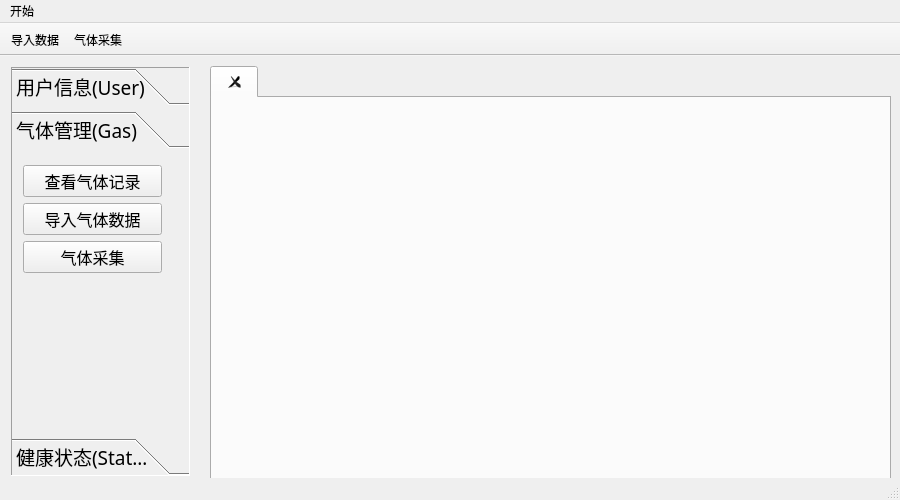
<?xml version="1.0" encoding="UTF-8"?>
<ui version="4.0">
 <class>Index</class>
 <widget class="QMainWindow" name="Index">
  <property name="geometry">
   <rect>
    <x>0</x>
    <y>0</y>
    <width>900</width>
    <height>500</height>
   </rect>
  </property>
  <property name="minimumSize">
   <size>
    <width>900</width>
    <height>500</height>
   </size>
  </property>
  <property name="maximumSize">
   <size>
    <width>900</width>
    <height>500</height>
   </size>
  </property>
  <property name="windowTitle">
   <string>主页面</string>
  </property>
  <property name="windowIcon">
   <iconset resource="res_Index.qrc">
    <normaloff>:/icons/icons/food/123.png</normaloff>:/icons/icons/food/123.png</iconset>
  </property>
  <widget class="QWidget" name="centralWidget">
   <widget class="QTabWidget" name="tabWidget">
    <property name="geometry">
     <rect>
      <x>210</x>
      <y>10</y>
      <width>681</width>
      <height>421</height>
     </rect>
    </property>
    <property name="autoFillBackground">
     <bool>false</bool>
    </property>
    <property name="documentMode">
     <bool>false</bool>
    </property>
    <property name="tabsClosable">
     <bool>true</bool>
    </property>
    <property name="tabBarAutoHide">
     <bool>false</bool>
    </property>
    <widget class="QWidget" name="tabWidgetPage1">
     <attribute name="title">
      <string/>
     </attribute>
    </widget>
   </widget>
   <widget class="QWidget" name="widget" native="true">
    <property name="geometry">
     <rect>
      <x>0</x>
      <y>0</y>
      <width>201</width>
      <height>431</height>
     </rect>
    </property>
    <layout class="QHBoxLayout" name="horizontalLayout">
     <item>
      <widget class="QToolBox" name="toolBox">
       <property name="font">
        <font>
         <family>宋体</family>
         <pointsize>14</pointsize>
        </font>
       </property>
       <property name="layoutDirection">
        <enum>Qt::LeftToRight</enum>
       </property>
       <property name="autoFillBackground">
        <bool>false</bool>
       </property>
       <property name="frameShape">
        <enum>QFrame::Panel</enum>
       </property>
       <property name="frameShadow">
        <enum>QFrame::Sunken</enum>
       </property>
       <property name="currentIndex">
        <number>1</number>
       </property>
       <widget class="QWidget" name="userPage">
        <property name="geometry">
         <rect>
          <x>0</x>
          <y>0</y>
          <width>181</width>
          <height>312</height>
         </rect>
        </property>
        <attribute name="label">
         <string>用户信息(User)</string>
        </attribute>
        <widget class="QWidget" name="formLayoutWidget">
         <property name="geometry">
          <rect>
           <x>0</x>
           <y>0</y>
           <width>161</width>
           <height>281</height>
          </rect>
         </property>
         <layout class="QFormLayout" name="formLayout">
          <item row="0" column="0" colspan="2">
           <widget class="QPushButton" name="basicInfoButton">
            <property name="font">
             <font>
              <family>宋体</family>
              <pointsize>12</pointsize>
             </font>
            </property>
            <property name="text">
             <string>基本信息</string>
            </property>
            <property name="icon">
             <iconset resource="res_Index.qrc">
              <normaloff>:/icons/icons/food/101.png</normaloff>:/icons/icons/food/101.png</iconset>
            </property>
           </widget>
          </item>
          <item row="1" column="0" colspan="2">
           <widget class="QPushButton" name="dataChButton">
            <property name="font">
             <font>
              <pointsize>12</pointsize>
             </font>
            </property>
            <property name="text">
             <string>资料修改</string>
            </property>
            <property name="icon">
             <iconset resource="res_Index.qrc">
              <normaloff>:/icons/icons/food/102.png</normaloff>:/icons/icons/food/102.png</iconset>
            </property>
           </widget>
          </item>
          <item row="2" column="0" colspan="2">
           <widget class="QPushButton" name="passwordButton">
            <property name="font">
             <font>
              <pointsize>12</pointsize>
             </font>
            </property>
            <property name="text">
             <string>修改密码</string>
            </property>
            <property name="icon">
             <iconset resource="res_Index.qrc">
              <normaloff>:/icons/icons/food/103.png</normaloff>:/icons/icons/food/103.png</iconset>
            </property>
           </widget>
          </item>
         </layout>
        </widget>
       </widget>
       <widget class="QWidget" name="gasPage">
        <property name="geometry">
         <rect>
          <x>0</x>
          <y>0</y>
          <width>181</width>
          <height>312</height>
         </rect>
        </property>
        <attribute name="label">
         <string>气体管理(Gas)</string>
        </attribute>
        <widget class="QWidget" name="formLayoutWidget_2">
         <property name="geometry">
          <rect>
           <x>0</x>
           <y>0</y>
           <width>161</width>
           <height>341</height>
          </rect>
         </property>
         <layout class="QFormLayout" name="formLayout_2">
          <item row="0" column="0" colspan="2">
           <widget class="QPushButton" name="gasListButton">
            <property name="font">
             <font>
              <pointsize>12</pointsize>
             </font>
            </property>
            <property name="text">
             <string>查看气体记录</string>
            </property>
            <property name="icon">
             <iconset resource="res_Index.qrc">
              <normaloff>:/icons/icons/food/104.png</normaloff>:/icons/icons/food/104.png</iconset>
            </property>
           </widget>
          </item>
          <item row="1" column="0" colspan="2">
           <widget class="QPushButton" name="loadGasButton">
            <property name="font">
             <font>
              <pointsize>12</pointsize>
             </font>
            </property>
            <property name="text">
             <string>导入气体数据</string>
            </property>
            <property name="icon">
             <iconset resource="res_Index.qrc">
              <normaloff>:/icons/icons/food/105.png</normaloff>:/icons/icons/food/105.png</iconset>
            </property>
           </widget>
          </item>
          <item row="2" column="0" colspan="2">
           <widget class="QPushButton" name="gasCollectButton">
            <property name="font">
             <font>
              <pointsize>12</pointsize>
             </font>
            </property>
            <property name="text">
             <string>气体采集</string>
            </property>
            <property name="icon">
             <iconset resource="res_Index.qrc">
              <normaloff>:/icons/icons/food/106.png</normaloff>:/icons/icons/food/106.png</iconset>
            </property>
           </widget>
          </item>
         </layout>
        </widget>
       </widget>
       <widget class="QWidget" name="page">
        <property name="geometry">
         <rect>
          <x>0</x>
          <y>0</y>
          <width>181</width>
          <height>312</height>
         </rect>
        </property>
        <attribute name="label">
         <string>健康状态(Status)</string>
        </attribute>
        <widget class="QWidget" name="formLayoutWidget_3">
         <property name="geometry">
          <rect>
           <x>0</x>
           <y>0</y>
           <width>161</width>
           <height>311</height>
          </rect>
         </property>
         <layout class="QFormLayout" name="formLayout_3">
          <item row="0" column="0" colspan="2">
           <widget class="QPushButton" name="statusListButton">
            <property name="font">
             <font>
              <pointsize>12</pointsize>
             </font>
            </property>
            <property name="text">
             <string>查看分析记录</string>
            </property>
            <property name="icon">
             <iconset resource="res_Index.qrc">
              <normaloff>:/icons/icons/food/107.png</normaloff>:/icons/icons/food/107.png</iconset>
            </property>
           </widget>
          </item>
          <item row="1" column="0" colspan="2">
           <widget class="QPushButton" name="getStatusButton">
            <property name="font">
             <font>
              <pointsize>12</pointsize>
             </font>
            </property>
            <property name="text">
             <string>分析气体数据</string>
            </property>
            <property name="icon">
             <iconset resource="res_Index.qrc">
              <normaloff>:/icons/icons/food/108.png</normaloff>:/icons/icons/food/108.png</iconset>
            </property>
           </widget>
          </item>
         </layout>
        </widget>
       </widget>
      </widget>
     </item>
    </layout>
   </widget>
  </widget>
  <widget class="QMenuBar" name="menuBar">
   <property name="geometry">
    <rect>
     <x>0</x>
     <y>0</y>
     <width>900</width>
     <height>23</height>
    </rect>
   </property>
   <widget class="QMenu" name="menu">
    <property name="title">
     <string>开始</string>
    </property>
    <addaction name="separator"/>
    <addaction name="action"/>
   </widget>
   <addaction name="menu"/>
  </widget>
  <widget class="QToolBar" name="mainToolBar">
   <property name="movable">
    <bool>false</bool>
   </property>
   <property name="allowedAreas">
    <set>Qt::AllToolBarAreas</set>
   </property>
   <property name="toolButtonStyle">
    <enum>Qt::ToolButtonTextBesideIcon</enum>
   </property>
   <property name="floatable">
    <bool>true</bool>
   </property>
   <attribute name="toolBarArea">
    <enum>TopToolBarArea</enum>
   </attribute>
   <attribute name="toolBarBreak">
    <bool>false</bool>
   </attribute>
   <addaction name="loadGas"/>
   <addaction name="openGas"/>
  </widget>
  <widget class="QStatusBar" name="statusBar"/>
  <action name="loadGas">
   <property name="icon">
    <iconset resource="res_Index.qrc">
     <normaloff>:/icons/icons/food/194.png</normaloff>:/icons/icons/food/194.png</iconset>
   </property>
   <property name="text">
    <string>导入数据</string>
   </property>
   <property name="shortcut">
    <string>Ctrl+Q</string>
   </property>
   <property name="autoRepeat">
    <bool>true</bool>
   </property>
   <property name="visible">
    <bool>true</bool>
   </property>
   <property name="iconVisibleInMenu">
    <bool>true</bool>
   </property>
   <property name="shortcutVisibleInContextMenu">
    <bool>true</bool>
   </property>
   <property name="priority">
    <enum>QAction::NormalPriority</enum>
   </property>
  </action>
  <action name="action">
   <property name="text">
    <string>关于</string>
   </property>
  </action>
  <action name="openGas">
   <property name="icon">
    <iconset resource="res_Index.qrc">
     <normaloff>:/icons/icons/food/195.png</normaloff>:/icons/icons/food/195.png</iconset>
   </property>
   <property name="text">
    <string>气体采集</string>
   </property>
  </action>
 </widget>
 <layoutdefault spacing="6" margin="11"/>
 <resources>
  <include location="res_Index.qrc"/>
 </resources>
 <connections/>
</ui>
